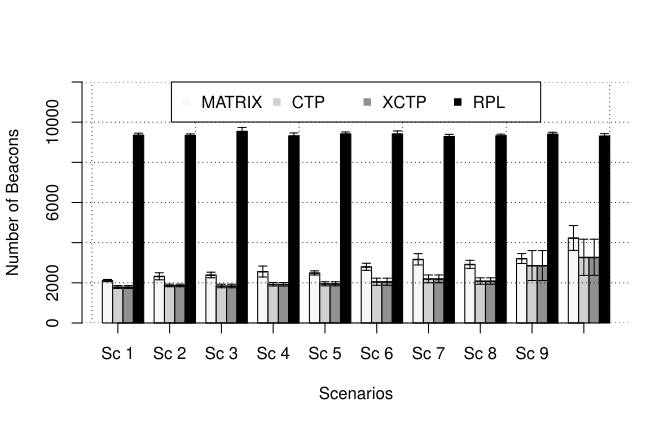

Source code (R):
#####################
# Beacons
#####################
#RPL #XCTP #MATRIX
library(Hmisc)


bm = c( 2111.9,
        2326.6,
        2391.8,
        2562.8,
        2493.7,
        2798.9,
        3171,
        2921.2,
        3210.6,
        4234.6)#matrix

bc = c(1790.5,
       1869.6,
       1842.8,
       1929.9,
       1951.6,
       2054.1,
       2198.6,
       2090,
       2861.3,
       3272.6)#ctp

bx = c(1790.5,
       1869.6,
       1842.8,
       1929.9,
       1951.6,
       2054.1,
       2198.6,
       2090,
       2861.3,
       3272.6)#xctp

br = c(9356.4,
       9342.7,
       9544,
       9319.8,
       9414.5,
       9415.6,
       9289.8,
       9322.2,
       9406.1,
       9309)#rpl






mat = matrix(c(bm[1],bc[1],bx[1],br[1], #scn 1 Matrix, CTP, XCTP, RPL ---> Sem falhas
               bm[2],bc[2],bx[2],br[2],  #scn 2 Matrix, CTP, XCTP, RPL
               bm[3],bc[3],bx[3],br[3], #scn 3 Matrix, CTP, XCTP, RPL
               bm[4],bc[4],bx[4],br[4], #scn 4 Matrix, CTP, XCTP, RPL
               bm[5],bc[5],bx[5],br[5],  #scn 5 Matrix, CTP, XCTP, RPL
               bm[6],bc[6],bx[6],br[6], #scn 6 Matrix, CTP, XCTP, RPL
               bm[7],bc[7],bx[7],br[7], #scn 7 Matrix, CTP, XCTP, RPL
               bm[8],bc[8],bx[8],br[8],  #scn 8 Matrix, CTP, XCTP, RPL
               bm[9],bc[9],bx[9],br[9], #scn 9 Matrix, CTP, XCTP, RPL
               bm[10],bc[10],bx[10],br[10]  #scn 10 Matrix, CTP, XCTP, RPL
               ), nrow = 4, ncol=10)


flow = c("MATRIX", "CTP","XCTP","RPL")
colors = c("#F7F7F7","#D0D0D0","#909090","black")
bp = barplot(mat,xaxis=flow, xlab="Scenarios",ylab="Number of Beacons", col=colors,
             beside=TRUE, ylim=c(0,12000))#, legend=row)

axis(1, at=bp[2,], labels=c("Sc 1", "Sc 2","Sc 3","Sc 4","Sc 5","Sc 6","Sc 7","Sc 8","Sc 9","Sc 10"))

upper1 = lower1 = c(
  55.55831178,
  174.9395689,
  138.1467603,
  271.6087489,
  103.388832,
  175.526309,
  281.7475148,
  201.2618795,
  247.0200584,
  619.210374)

upper2 = lower2 = c(72.67926809,
                    65.03342292,
                    89.15552683,
                    87.37866535,
                    101.5723961,
                    177.2637316,
                    193.0177342,
                    159.3867699,
                    745.802264,
                    901.0531139)


upper3 = lower3 = c(72.67926809,
                    65.03342292,
                    89.15552683,
                    87.37866535,
                    101.5723961,
                    177.2637316,
                    193.0177342,
                    159.3867699,
                    745.802264,
                    901.0531139)

upper4 = lower4 = c(95.94865523,
           73.80786336,
           192.9384165,
           142.6518053,
           96.92154806,
           148.7025722,
           104.0241437,
           79.3109706,
           91.62431577,
           120.476241)

errbar(bp[1,], mat[1,], mat[1,]+upper1, mat[1,]-lower1, add=T, xlab="", pch="-")
errbar(bp[2,], mat[2,], mat[2,]+upper2, mat[2,]-lower2, add=T, xlab="", pch="-")
errbar(bp[3,], mat[3,], mat[3,]+upper3, mat[3,]-lower3, add=T, xlab="", pch="-")
errbar(bp[4,], mat[4,], mat[4,]+upper4, mat[4,]-lower4, add=T, xlab="", pch="-")
grid(col="black",lty = "dotted", lwd = par("lwd"))

legend("top",flow, xpd = TRUE, horiz =TRUE, inset = c(0,0), pch=c(15, 15, 15,15), col = colors)
